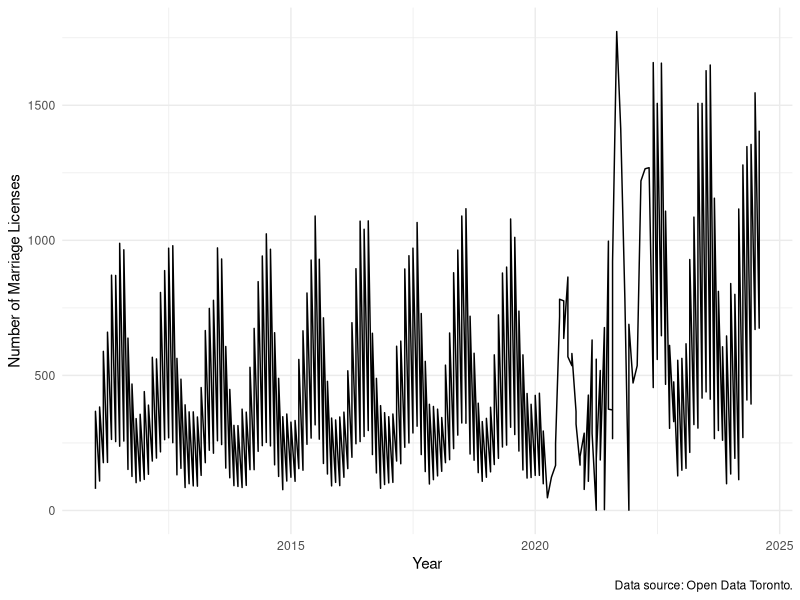

The R source for this figure:
## ---- chunk 1
#| include: false
#| warning: false
#| message: false

library(tidyverse)
library(readr)
library(here)

data <- read_csv(here("data/analysis_data/analysis_data.csv"))
## ---- chunk 2
#| label: fig-marriage
#| fig-cap: Toronto Marriage Licenses number vs time
#| echo: false
data |> 
  ggplot(mapping = aes(x = date, y = marriage_licenses)) +
  geom_line() +
  theme_minimal() +
  labs(x = "Year", y = "Number of Marriage Licenses", caption = "Data source: Open Data Toronto.")
